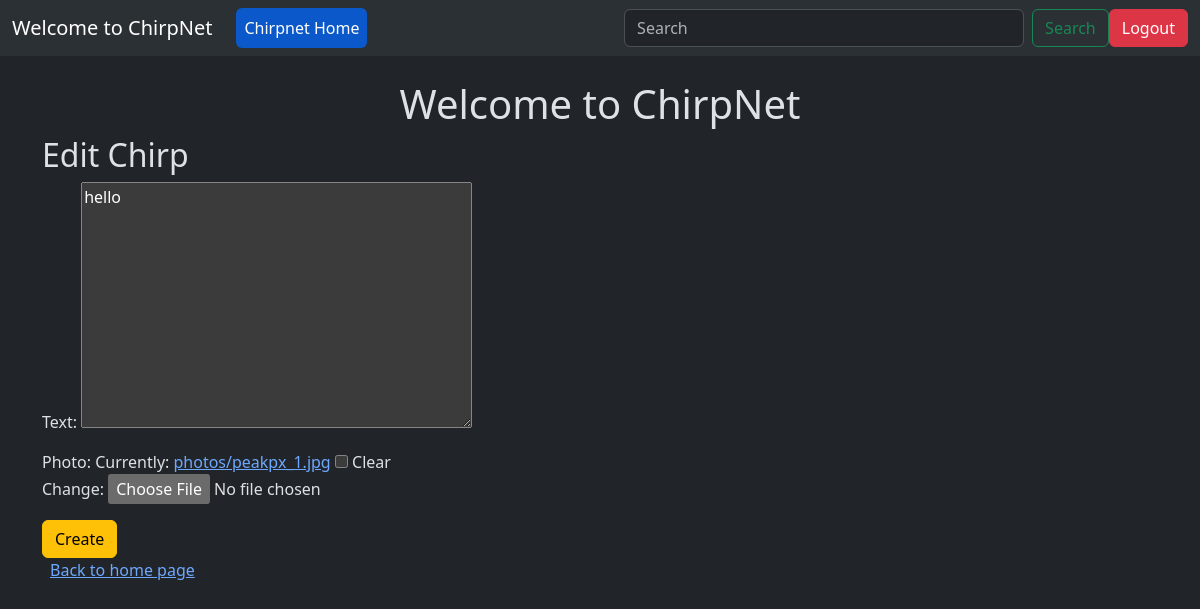
/chirpnet/edit/2/ (signed in), run on an earlier commit of the app's database.
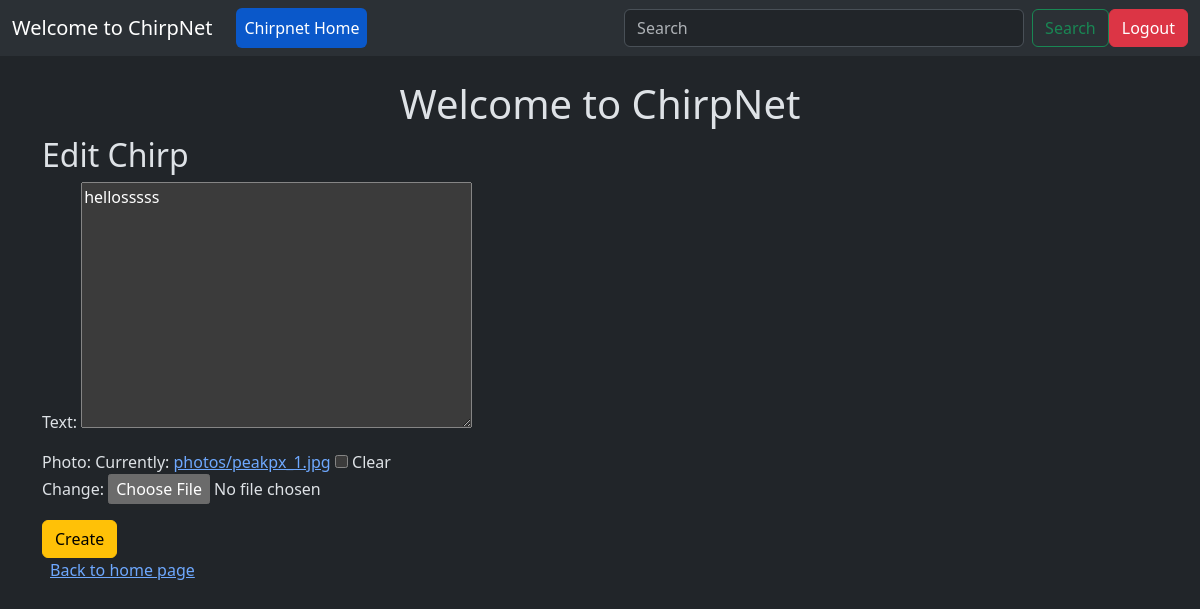
And on a later commit of the database.
### chirpnet/models.py (models this page shows, shortened)
class ChirpNet(models.Model):
    user = models.ForeignKey(User, on_delete=models.CASCADE)
    text = models.TextField(max_length=250)
    photo = models.ImageField(upload_to='photos/',blank=True, null=True)
    created_at = models.DateTimeField(auto_now_add=True)
    updated_at = models.DateTimeField(auto_now=True)

### chirpnet/views.py (the view)
# urls.py: path('edit/<int:chirpnet_id>/', views.chirpnet_edit, name='chirpnet_form'),
@login_required
def chirpnet_edit(request, chirpnet_id):
    chirpnet = get_object_or_404(ChirpNet, pk = chirpnet_id, user = request.user);
    if request.method == 'POST':
        form = ChirpNetForm(request.POST,request.FILES, instance = chirpnet);
        if form.is_valid():
            chirpnet = form.save(commit = False);
            chirpnet.user = request.user;
            chirpnet.save();
            return redirect('chirpnet_list');
    else:
        form = ChirpNetForm(instance=chirpnet);
    return render(request, 'chirpnet_form.html',{'form':form});

### chirpnet/forms.py
class ChirpNetForm(forms.ModelForm):
    class Meta:
        model=ChirpNet
        fields = ['text', 'photo']

### chirpnet/templates/chirpnet_form.html (shortened to what this page needs)
{% extends "layout.html" %}
{% block content %}
<h1 class="text-center mt-4">Welcome to ChirpNet</h1>
<h2>{% if form.instance.pk %}
    Edit Chirp
    {% else %}
    Create Chirp
    {% endif %}
</h2>
<form method="post" enctype="multipart/form-data">
    {{ form.as_p }}
    <button type="submit" class="btn btn-warning">Create</button>
</form>
<a href="{% url 'chirpnet_list' %}" class="text-center m-2">Back to home page</a>
{% endblock %}

What changed in the data, as far as the page shows it:
changed ChirpNet: text "hello" → "hellosssss"
